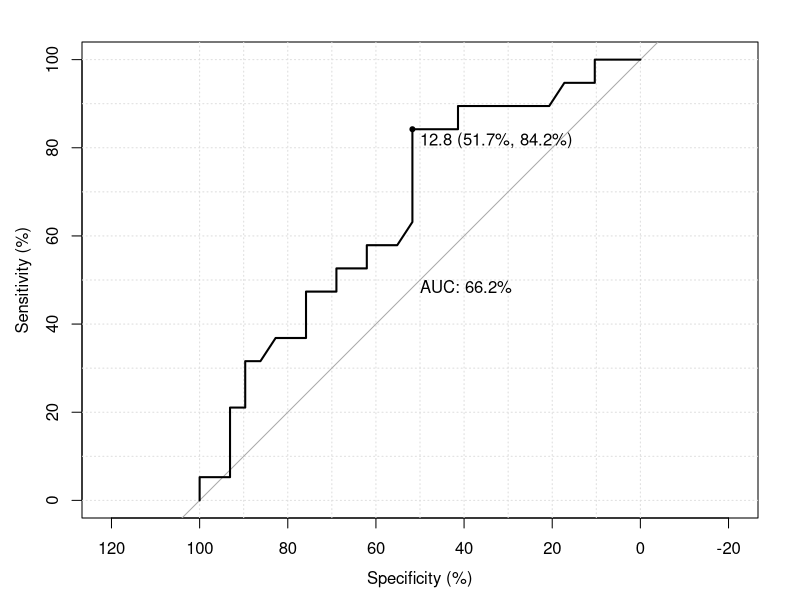
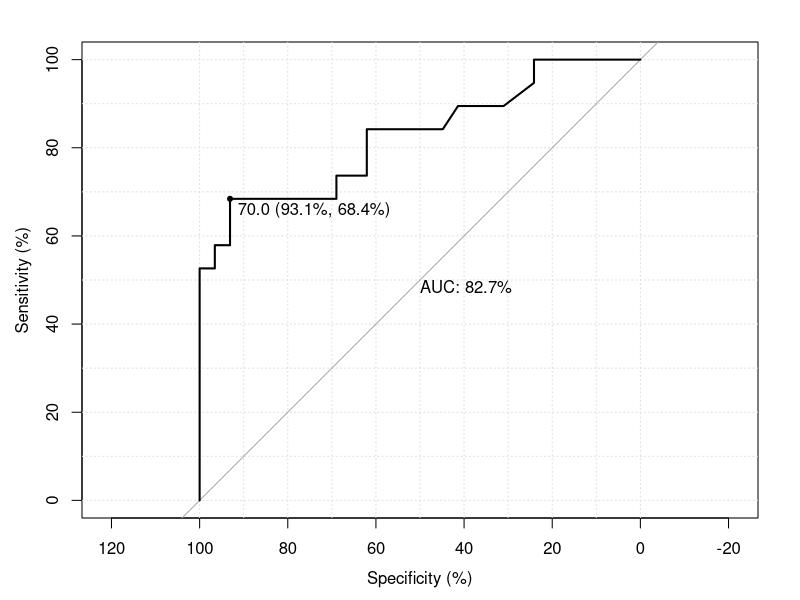
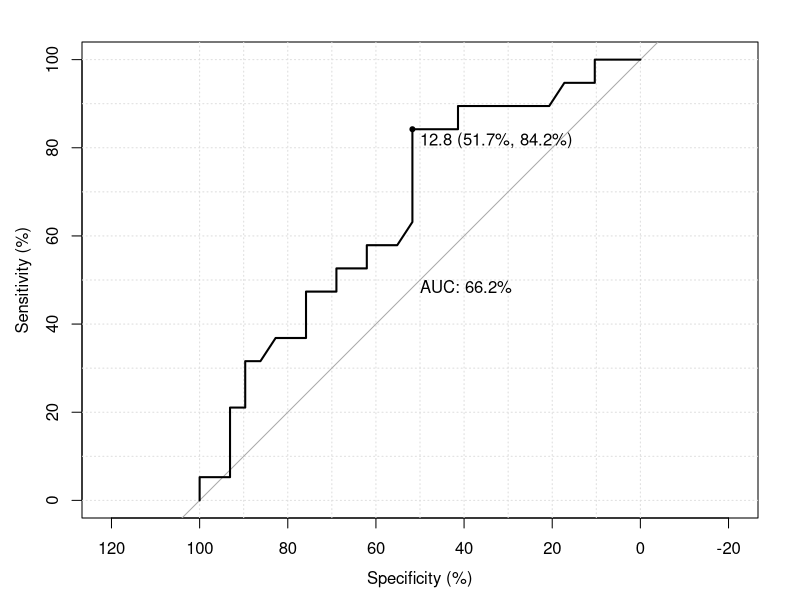
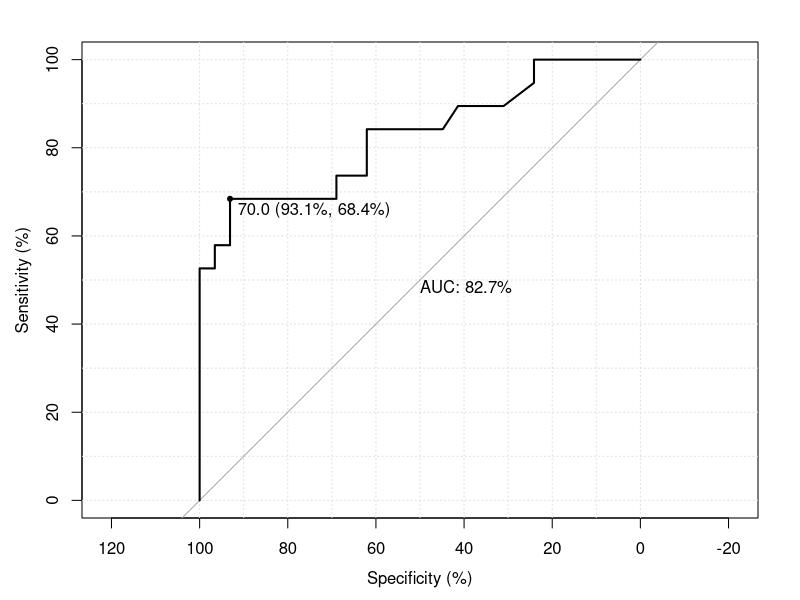
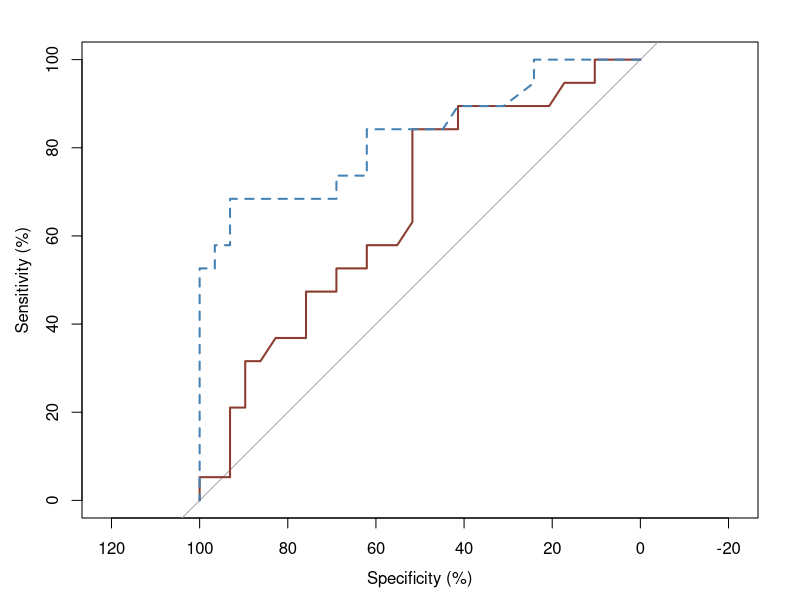
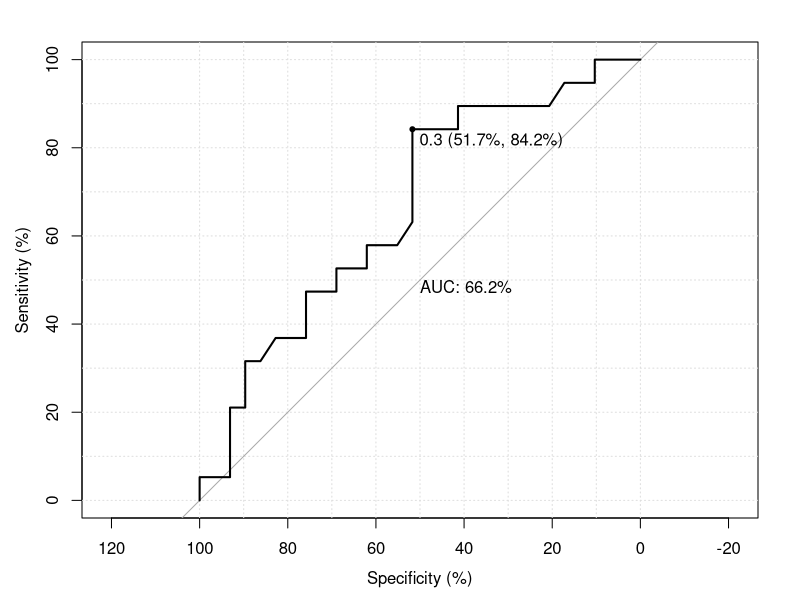
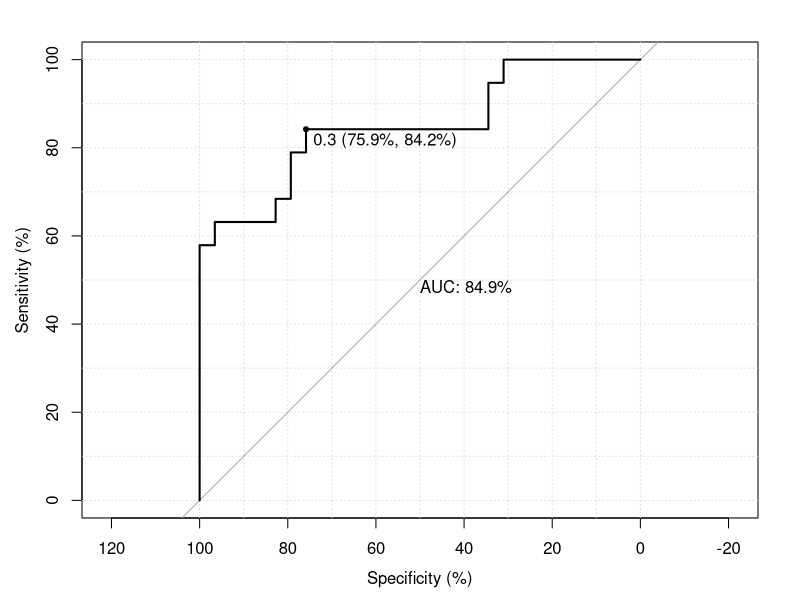

Source code (R) for these figures, in order:
## ---------------------------------------------------------------------------------
#De-comment to install the packages below
#install.packages(c("tidyverse","caret","pROC"))
library(tidyverse)  #For ggplot2 and dplyr
library(caret)  #For penalised regression
library(pROC)  #To perform ROC analysis


## ---------------------------------------------------------------------------------
#Note that you may need to change directory path
Comp <- read.csv("Complication.csv",
                 header=TRUE,
                 stringsAsFactors=TRUE,
                 na.strings="NA") %>%  #Read in the data
          na.omit()  #Complete cases only.

#Change the reference leve to "No complication"
Comp$Complication <- relevel(Comp$Complication,ref="No complication")

View(Comp)  #Examine its structure


## ---------------------------------------------------------------------------------
roc.wcc <- roc(Complication~WCC,  #Formula specifying the outcome and feature of interest
               data=Comp,  #Relevant dataset
               plot=TRUE,  #Show the ROC curve
               percent=TRUE,  #Display metrics in percent
               print.auc=TRUE,  #Display area under the curve in ROC curve
               grid=TRUE,  #Show major grids in ROC curve
               print.thres="best"  #Show the threshold with the best overall accuracy
               )


## ---------------------------------------------------------------------------------
roc.wcc


## ---------------------------------------------------------------------------------
coords(roc.wcc,  #relevant ROC object
       "all",  #Show results of all cut-offs.
       ret=c("threshold","specificity","sensitivity","accuracy") #Measures to diplay
       )%>%
  round(digits=3)  #Round values to 3 decimal places


## ---------------------------------------------------------------------------------
roc.crp <- roc(Complication~CRP,  #Formula specifying the outcome and feature of interest
               data=Comp,  #Relevant dataset
               plot=TRUE,  #Show the ROC curve
               percent=TRUE,  #Display metrics in percent
               print.auc=TRUE,  #Display area under the curve in ROC curve
               grid=TRUE,  #Show major grids in ROC curve
               print.thres="best"  #Show the threshold with the best overall accuracy
               );


## ---------------------------------------------------------------------------------
coords(roc.crp,  #relevant ROC object
       "all",  #Show results of all cut-offs.
       ret=c("threshold","specificity","sensitivity","accuracy") #Measures to diplay
       )%>%
  round(digits=3)  #Round values to 3 decimal places

## ---------------------------------------------------------------------------------
roc.all <- roc(Complication~WCC+CRP,  #Analyse both WCC and CRP
               data=Comp,  #Relevant dataset
               plot=TRUE,  #Show the ROC curve
               percent=TRUE,  #Display metrics in percent
               print.auc=TRUE,  #Display area under the curve in ROC curve
               grid=TRUE,  #Show major grids in ROC curve
               print.thres="best"  #Show the threshold with the best overall accuracy
               )

## ----------------------------------------------------------------------------------
plot(roc.all$WCC,col="coral4")  #Plot ROC curve for WCC first
plot(roc.all$CRP,col="steelblue",lty=2,add=TRUE)  #Add ROC curve for CRP


## ---------------------------------------------------------------------------------
#Alternate approach
mod.wcc <- glm(Complication~WCC, data=Comp, family="binomial"); #Logistic regression
summary(mod.wcc)  #Summary of the model
pred.wcc <- predict(mod.wcc,type="response");  #Predicted probabilities
roc.wcc.alt <- roc(Complication~pred.wcc,
                   data=Comp,
                   plot=TRUE,
                   percent=TRUE,
                   print.auc=TRUE,
                   grid=TRUE,
                   print.thres="best")


## ---------------------------------------------------------------------------------
#Add the predicted probabilities to data frame
df <- cbind(Comp,Probability=pred.wcc)

#Sort the data frame in accordance to the probabilities in ascending order
df[order(df$Probability,decreasing=FALSE),]


## ---------------------------------------------------------------------------------
#Logistic regression model with WCC and CRP
mod.joint <- glm(Complication~WCC+CRP, data=Comp, family="binomial");
summary(mod.joint)  #Summary of the joint model
pred.joint <- predict(mod.joint,type="response");  #Predicted probabilities
roc.joint <- roc(Complication~pred.joint,
                 data=Comp,
                 plot=TRUE,
                 percent=TRUE,
                 print.auc=TRUE,
                 grid=TRUE,
                 print.thres="best")


## ---------------------------------------------------------------------------------
res <- coords(roc.joint,  #relevant ROC object
              "all",  #Show results of all cut-offs.
              ret=c("threshold","specificity","sensitivity","accuracy")
              )%>%
         round(digits=3)  #Round values to 3 decimal places

#Order the results according to the accuracy
res[order(res$accuracy,decreasing=TRUE),]


## ---------------------------------------------------------------------------------
COVID.train <- read.csv("COVID-19_Train.csv", header=TRUE, stringsAsFactors=TRUE);
COVID.test <- read.csv("COVID-19_Test.csv", header=TRUE, stringsAsFactors=TRUE)


## ---------------------------------------------------------------------------------
mod.covid.lg <- glm(death~., family="binomial",data=COVID.train);
summary(mod.covid.lg)  #Summarise the model


## ---------------------------------------------------------------------------------
#Predicted probabilites on the training set
pred.prob.lg.train <- predict(mod.covid.lg,type="response")
pred.class.lg.train <- ifelse(pred.prob.lg.train<0.5,"No","Yes")  #Predicted classes
acc.lg.train <- mean(pred.class.lg.train==COVID.train$death);  #Accuracy

#ROC analysis of the model on the training set.
roc.lg.train <- roc(death~pred.prob.lg.train, data=COVID.train)
auc.lg.train <- roc.lg.train$auc

#Output the accuracy and AUC of the model on the training set
c(Acc_Train=acc.lg.train, AUC_Train=auc.lg.train)


## ---------------------------------------------------------------------------------
#Predicted probabilites on the test set
pred.prob.lg.test <- predict(mod.covid.lg, newdata=COVID.test, type="response")
pred.class.lg.test <- ifelse(pred.prob.lg.test<0.5,"No","Yes")  #Predicted classes
acc.lg.test <- mean(pred.class.lg.test==COVID.test$death);  #Accuracy

#ROC analysis of the model on the test set.
roc.lg.test <- roc(death~pred.prob.lg.test, data=COVID.test)
auc.lg.test <- roc.lg.test$auc

#Output the accuracy and AUC of the model on the test set
c(Acc_Test=acc.lg.test, AUC_Test=auc.lg.test)


## ---------------------------------------------------------------------------------
set.seed(1)
lambdas <- 10^seq(-3,3,length=100) #A sequence 100 lambda values
mod.covid.LASSO <- train(death ~., #Formula
                   data = COVID.train, #Training data
                   method = "glmnet",  #Penalised regression modelling
                   #Set preProcess to c("center", "scale") to standardise data
                   preProcess = NULL,
                   #Perform 10-fold CV, 5 times over.
                   trControl = trainControl("repeatedcv",
                                            number = 10,
                                            repeats = 5),
                   tuneGrid = expand.grid(alpha = 1, #LASSO regression
                                          lambda = lambdas)
                  )
# Model coefficients
coef(mod.covid.LASSO$finalModel, mod.covid.LASSO$bestTune$lambda)


## ---------------------------------------------------------------------------------
#Predicted probabilities of death on the training and test sets
#Note that the probabilities for both classes are provided. We use the "Yes" only.
pred.prob.LASSO.train <- predict(mod.covid.LASSO, type="prob")$Yes
pred.prob.LASSO.test <- predict(mod.covid.LASSO, newdata=COVID.test, type="prob")$Yes

#Predicted classes of death on the training and test sets
pred.class.LASSO.train <- predict(mod.covid.LASSO)
pred.class.LASSO.test <- predict(mod.covid.LASSO,newdata=COVID.test)

#Accuracy of the LASSO model on the training and test sets
acc.LASSO.train <- mean(pred.class.LASSO.train==COVID.train$death);
acc.LASSO.test <- mean(pred.class.LASSO.test==COVID.train$death);

#ROC analysis of the LASSO model on the training and test sets
roc.LASSO.train <- roc(death~pred.prob.LASSO.train, data=COVID.train)
auc.LASSO.train <- roc.LASSO.train$auc

roc.LASSO.test <- roc(death~pred.prob.LASSO.test, data=COVID.test)
auc.LASSO.test <- roc.LASSO.test$auc

#Output the accuracy and AUC of the LASSO regression model
c(Acc_Train=acc.LASSO.train,
  AUC_Train=auc.LASSO.train,
  Acc_Test=acc.LASSO.test,
  AUC_Test=auc.LASSO.test)

#Recall the accuracy and AUC of the binary logistic regression model
c(Acc_Train=acc.lg.train,
  AUC_Train=auc.lg.train,
  Acc_Test=acc.lg.test,
  AUC_Test=auc.lg.test)
